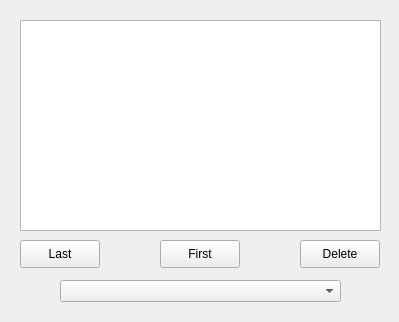
<?xml version="1.0" encoding="UTF-8"?>
<ui version="4.0">
 <class>MainWindow</class>
 <widget class="QMainWindow" name="MainWindow">
  <property name="geometry">
   <rect>
    <x>0</x>
    <y>0</y>
    <width>399</width>
    <height>322</height>
   </rect>
  </property>
  <property name="windowTitle">
   <string>MainWindow</string>
  </property>
  <widget class="QWidget" name="centralWidget">
   <widget class="QComboBox" name="comboBox">
    <property name="geometry">
     <rect>
      <x>60</x>
      <y>280</y>
      <width>281</width>
      <height>22</height>
     </rect>
    </property>
   </widget>
   <widget class="QPushButton" name="pushButton_2">
    <property name="geometry">
     <rect>
      <x>160</x>
      <y>240</y>
      <width>80</width>
      <height>28</height>
     </rect>
    </property>
    <property name="text">
     <string>First</string>
    </property>
   </widget>
   <widget class="QPushButton" name="pushButton">
    <property name="geometry">
     <rect>
      <x>20</x>
      <y>240</y>
      <width>80</width>
      <height>28</height>
     </rect>
    </property>
    <property name="text">
     <string>Last</string>
    </property>
   </widget>
   <widget class="QListView" name="listView">
    <property name="geometry">
     <rect>
      <x>20</x>
      <y>20</y>
      <width>361</width>
      <height>211</height>
     </rect>
    </property>
   </widget>
   <widget class="QPushButton" name="pushButton_3">
    <property name="geometry">
     <rect>
      <x>300</x>
      <y>240</y>
      <width>80</width>
      <height>28</height>
     </rect>
    </property>
    <property name="text">
     <string>Delete</string>
    </property>
   </widget>
  </widget>
 </widget>
 <layoutdefault spacing="6" margin="11"/>
 <resources/>
 <connections/>
</ui>
